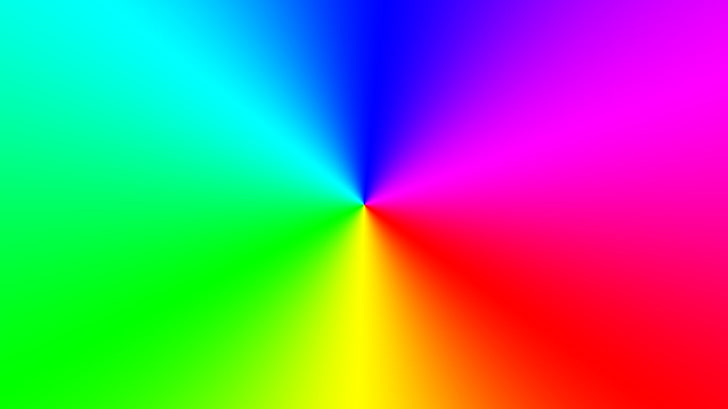
#> input picture Computer Vision & IOT/(Task - 2) - Color Detection/pic3.jpg, 728 x 409 px
$ jupyter execute 'Color Detection.ipynb'
#> lines starting #> are read from the running program, lines starting #| are printed output that depends on the picture
# GRIP_JULY - 2021  (TASK 2)

# Task Name:- Color Identification in Images

# Domain:- Computer Vision and IOT

# Name:- Akash Singh

### Importing the required libraries

[cell 1]
import cv2
import pandas as pd

### Saving the image and csv file path into variables

[cell 2]
img_path = 'pic3.jpg'
csv_path = 'colors.csv'

### Reading the .csv file(Containing all the colors,hex,RGB components) and naming the columns

[cell 3]
index = ['color','color_name','hex','R','G','B']
df = pd.read_csv(csv_path, names=index,header = None)
#> (reads Computer Vision & IOT/(Task - 2) - Color Detection/colors.csv from the repository)

### Reading the image

[cell 4]
img = cv2.imread(img_path)
#> img is the input picture: shape (409, 728, 3); mean B, G, R 129.6, 129.1, 124

### Resizing the image to 800x600

[cell 5]
img = cv2.resize(img,(800,600))
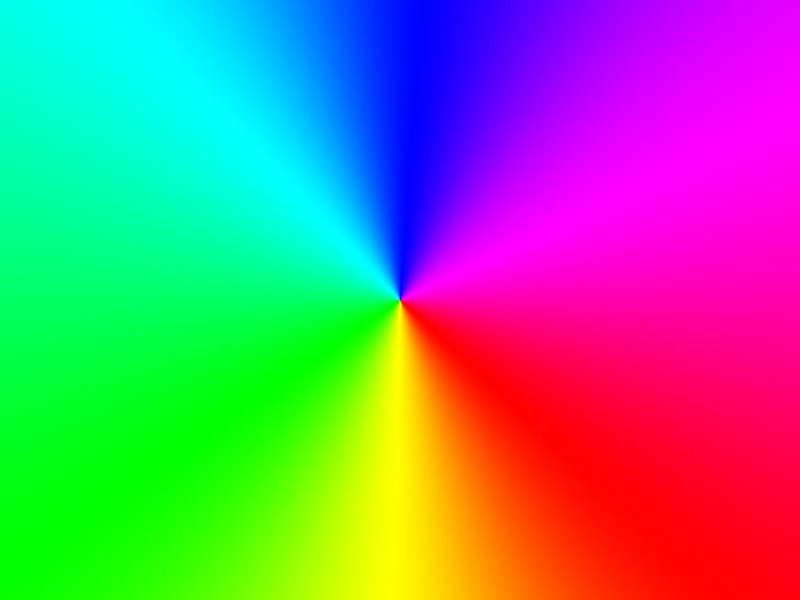
#> img: shape (600, 800, 3); mean B, G, R 129.5, 129, 123.9

### Initializing the variables

[cell 6]
clicked = False
r = g = b = xpos = ypos = 0

### Function to compare the RGB values on (x,y) coordinates of the image
### Returning the color name

[cell 7]
def get_color_name(R,G,B):
    minimum = 1000
    for i in range(len(df)):
        d = abs(R-int(df.loc[i,'R'])) + abs(G-int(df.loc[i,'G'])) + abs(B-int(df.loc[i,'B']))
        if d <= minimum:
            minimum = d
            cname = df.loc[i,'color_name']
    return cname

### Function to get the coordinates of the mouse pointer when double clicked on the image
### Saving the RGB values on those coordinates into the variables

[cell 8]
def draw_function(event,x,y,flags,params):
    if event == cv2.EVENT_LBUTTONDBLCLK:
        global clicked,r,g,b,xpos,ypos
        clicked = True
        xpos = x
        ypos = y
        b,g,r = img[y,x]
        b = int(b)
        g = int(g)
        r = int(r)

### Binding the draw_function to the mouse pointer

[cell 9]
# Creating the window for image
cv2.namedWindow('image')


cv2.setMouseCallback('image', draw_function)

while True:
    cv2.imshow('image',img)
    if clicked:
        #Making a colored strip to show our text on
        cv2.rectangle(img, (20,20), (600,60),(b,g,r), -1)

        #Getting the color name and storing in text variable
        text = get_color_name(r,g,b) + ' R='+ str(r) + ' G=' + str(g) + ' B=' + str(b)

        #Putting the text onto the strip that we created above
        cv2.putText(img,text,(50,50),2,0.8,(255,255,255),2,cv2.LINE_AA)


        if r+g+b >= 600: #If the colors are dim
            cv2.putText(img,text,(50,50),2,0.8,(0,0,0),2,cv2.LINE_AA) #We want our text to be black

    if cv2.waitKey(1) & 0xFF == ord('q'):
#> (key q is pressed here)
